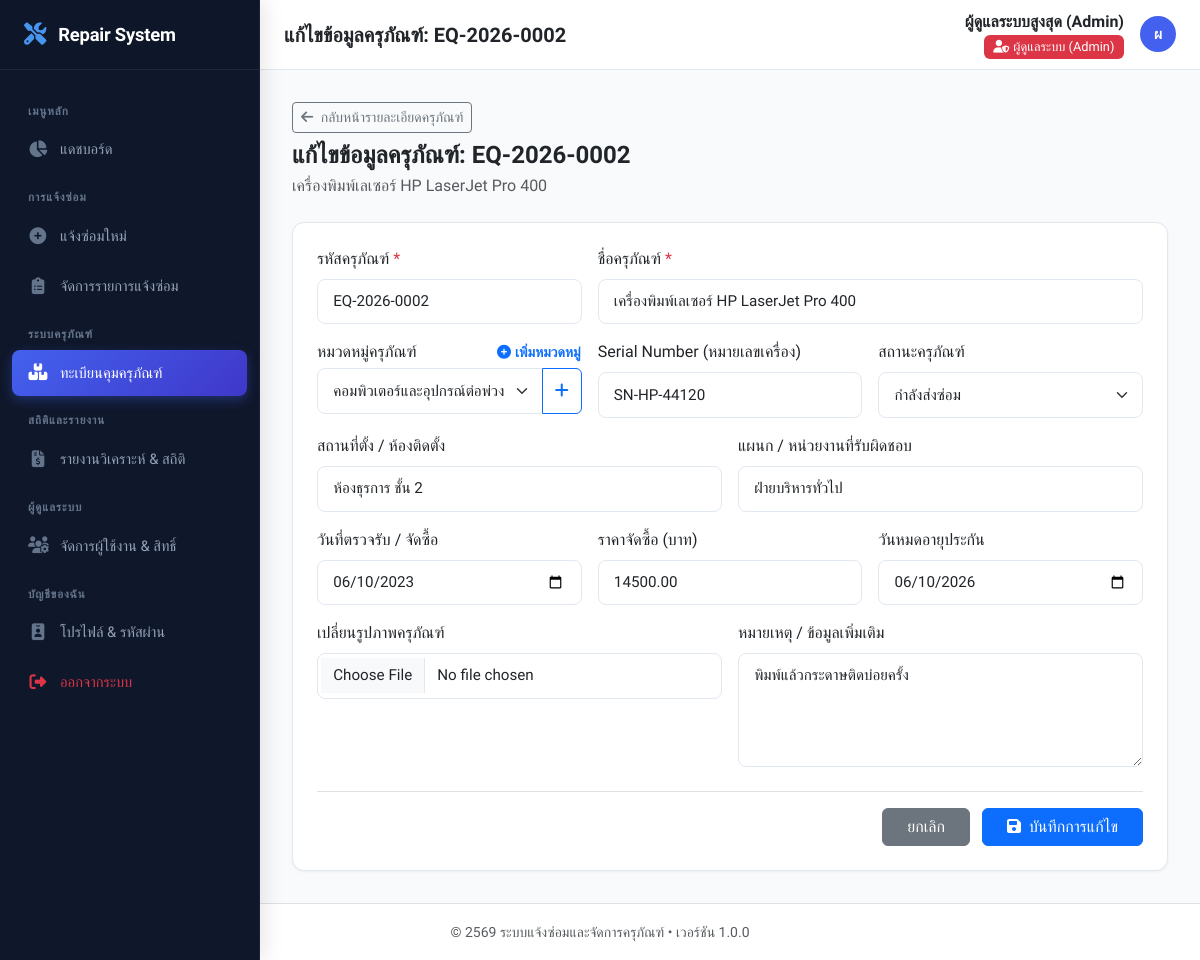
/modules/equipment/edit.php?id=2 (signed in), run on the app's committed database.
### tables this page shows
CREATE TABLE IF NOT EXISTS `equipments` (
    `id` INT AUTO_INCREMENT PRIMARY KEY,
    `code` VARCHAR(50) NOT NULL UNIQUE,
    `name` VARCHAR(150) NOT NULL,
    `category_id` INT DEFAULT NULL,
    `serial_number` VARCHAR(100) DEFAULT NULL,
    `location` VARCHAR(150) DEFAULT NULL,
    `department` VARCHAR(100) DEFAULT NULL,
    `purchase_date` DATE DEFAULT NULL,
    `purchase_price` DECIMAL(12, 2) DEFAULT 0.00,
    `warranty_expire` DATE DEFAULT NULL,
    `status` ENUM('available', 'repairing', 'damaged', 'disposed') NOT NULL DEFAULT 'available',
    `image` VARCHAR(255) DEFAULT NULL,
    `note` TEXT DEFAULT NULL,
    `created_at` DATETIME DEFAULT CURRENT_TIMESTAMP,
    `updated_at` DATETIME DEFAULT CURRENT_TIMESTAMP ON UPDATE CURRENT_TIMESTAMP,
    FOREIGN KEY (`category_id`) REFERENCES `categories`(`id`) ON DELETE SET NULL
);

CREATE TABLE IF NOT EXISTS `categories` (
    `id` INT AUTO_INCREMENT PRIMARY KEY,
    `name` VARCHAR(100) NOT NULL,
    `description` TEXT DEFAULT NULL,
    `created_at` DATETIME DEFAULT CURRENT_TIMESTAMP
);

### modules/equipment/edit.php (the view, shortened to what this page needs)
<?php
require_once __DIR__ . '/../../config/db.php';
require_once __DIR__ . '/../../includes/auth_check.php';
$id = (int)($_GET['id'] ?? 0);
$stmt = $pdo->prepare("SELECT * FROM equipments WHERE id = ?");
$stmt->execute([$id]);
$equipment = $stmt->fetch();
$categories = $pdo->query("SELECT * FROM categories ORDER BY name ASC")->fetchAll();
require_once __DIR__ . '/../../includes/header.php';
require_once __DIR__ . '/../../includes/sidebar.php';
?>
<div class="main-content">
    <?php require_once __DIR__ . '/../../includes/navbar.php'; ?>
    <div class="content-body">
        <div class="mb-4">
            <a href="<?= base_url('modules/equipment/view.php?id=' . $equipment['id']) ?>" class="btn btn-outline-secondary btn-sm mb-2">
                <i class="fas fa-arrow-left me-1"></i> กลับหน้ารายละเอียดครุภัณฑ์
            </a>
            <h4 class="fw-bold mb-1 text-dark">แก้ไขข้อมูลครุภัณฑ์: <?= htmlspecialchars($equipment['code']) ?></h4>
            <p class="text-muted mb-0"><?= htmlspecialchars($equipment['name']) ?></p>
        </div>
        <div class="card-modern p-4">
            <form action="" method="POST" enctype="multipart/form-data">
                <div class="row g-3">
                    <div class="col-md-4">
                        <label class="form-label fw-medium text-dark">รหัสครุภัณฑ์ <span class="text-danger">*</span></label>
                        <input type="text" class="form-control" name="code" value="<?= htmlspecialchars($equipment['code']) ?>" required>
                    </div>
                    <div class="col-md-8">
                        <label class="form-label fw-medium text-dark">ชื่อครุภัณฑ์ <span class="text-danger">*</span></label>
                        <input type="text" class="form-control" name="name" value="<?= htmlspecialchars($equipment['name']) ?>" required>
                    </div>
                    <div class="col-md-4">
                        <div class="d-flex justify-content-between align-items-center mb-1">
                            <label class="form-label fw-medium text-dark mb-0">หมวดหมู่ครุภัณฑ์</label>
                            <?php if (in_array($_SESSION['user_role'] ?? '', ['admin', 'inventory'])): ?>
                            <button type="button" class="btn btn-link btn-sm p-0 text-decoration-none fw-bold text-primary" data-bs-toggle="modal" data-bs-target="#addCategoryModal">
                                <i class="fas fa-plus-circle me-1"></i>เพิ่มหมวดหมู่
                            </button>
                            <?php endif; ?>
                        </div>
                        <div class="input-group">
                            <select class="form-select" name="category_id" id="categorySelect">
                                <?php foreach ($categories as $cat): ?>
                                    <option value="<?= $cat['id'] ?>" <?= ($equipment['category_id'] == $cat['id']) ? 'selected' : '' ?>><?= htmlspecialchars($cat['name']) ?></option>
                                <?php endforeach; ?>
                            </select>
                            <?php if (in_array($_SESSION['user_role'] ?? '', ['admin', 'inventory'])): ?>
                            <button type="button" class="btn btn-outline-primary" data-bs-toggle="modal" data-bs-target="#addCategoryModal" title="เพิ่มหมวดหมู่ใหม่">
                                <i class="fas fa-plus"></i>
                            </button>
                            <?php endif; ?>
                        </div>
                    </div>
                    <div class="col-md-4">
                        <label class="form-label fw-medium text-dark">Serial Number (หมายเลขเครื่อง)</label>
                        <input type="text" class="form-control" name="serial_number" value="<?= htmlspecialchars($equipment['serial_number'] ?? '') ?>">
                    </div>
                    <div class="col-md-4">
                        <label class="form-label fw-medium text-dark">สถานะครุภัณฑ์</label>
                        <select class="form-select" name="status">
                            <option value="repairing" <?= ($equipment['status'] === 'repairing') ? 'selected' : '' ?>>กำลังส่งซ่อม</option>
                        </select>
                    </div>
                    <div class="col-md-6">
                        <label class="form-label fw-medium text-dark">สถานที่ตั้ง / ห้องติดตั้ง</label>
                        <input type="text" class="form-control" name="location" value="<?= htmlspecialchars($equipment['location'] ?? '') ?>">
                    </div>
                    <div class="col-md-6">
                        <label class="form-label fw-medium text-dark">แผนก / หน่วยงานที่รับผิดชอบ</label>
                        <input type="text" class="form-control" name="department" value="<?= htmlspecialchars($equipment['department'] ?? '') ?>">
                    </div>
                    <div class="col-md-4">
                        <label class="form-label fw-medium text-dark">วันที่ตรวจรับ / จัดซื้อ</label>
                        <input type="date" class="form-control" name="purchase_date" value="<?= htmlspecialchars($equipment['purchase_date'] ?? '') ?>">
                    </div>
                    <div class="col-md-4">
                        <label class="form-label fw-medium text-dark">ราคาจัดซื้อ (บาท)</label>
                        <input type="number" step="0.01" class="form-control" name="purchase_price" value="<?= htmlspecialchars($equipment['purchase_price'] ?? '0.00') ?>">
                    </div>
                    <div class="col-md-4">
                        <label class="form-label fw-medium text-dark">วันหมดอายุประกัน</label>
                        <input type="date" class="form-control" name="warranty_expire" value="<?= htmlspecialchars($equipment['warranty_expire'] ?? '') ?>">
                    </div>
                    <div class="col-md-6">
                        <label class="form-label fw-medium text-dark">เปลี่ยนรูปภาพครุภัณฑ์</label>
                        <input type="file" class="form-control image-preview-input" name="image" accept="image/*" data-preview-target="previewEquipmentImg">
                    </div>
                    <div class="col-md-6">
                        <label class="form-label fw-medium text-dark">หมายเหตุ / ข้อมูลเพิ่มเติม</label>
                        <textarea class="form-control" name="note" rows="4"><?= htmlspecialchars($equipment['note'] ?? '') ?></textarea>
                    </div>
                </div>
                <div class="mt-4 pt-3 border-top text-end">
                    <a href="<?= base_url('modules/equipment/view.php?id=' . $equipment['id']) ?>" class="btn btn-secondary px-4 me-2">ยกเลิก</a>
                    <button type="submit" class="btn btn-primary px-4"><i class="fas fa-save me-1"></i> บันทึกการแก้ไข</button>
                </div>
            </form>
        </div>
    </div>
</div>
<?php require_once __DIR__ . '/../../includes/footer.php'; ?>

### assets/css/style.css (style rules this page uses)
:root { --primary: #4361ee; --primary-light: #4895ef; --primary-dark: #3f37c9; --secondary: #64748b; --success: #10b981; --warning: #f59e0b; --danger: #ef4444; --info: #06b6d4; --bg-body: #f8fafc; --bg-card: #ffffff; --text-main: #1e293b; --text-muted: #64748b; --border-color: #e2e8f0; --sidebar-width: 260px; --header-height: 70px; --radius-sm: 8px; --radius-md: 12px; --radius-lg: 16px; --shadow-sm: 0 1px 3px rgba(0,0,0,0.05); --shadow-md: 0 4px 12px rgba(0,0,0,0.05); --shadow-lg: 0 10px 25px rgba(0,0,0,0.08); }
* { box-sizing: border-box; margin: 0; padding: 0; }
body { font-family: 'Prompt', 'Plus Jakarta Sans', -apple-system, BlinkMacSystemFont, "Segoe UI", Roboto, sans-serif; background-color: var(--bg-body); color: var(--text-main); min-height: 100vh; display: flex; flex-direction: column; }
a { color: var(--primary); text-decoration: none; transition: all 0.2s ease; }
.main-content { flex: 1; display: flex; flex-direction: column; min-width: 0; margin-left: var(--sidebar-width); transition: margin-left 0.3s ease; }
.content-body { padding: 2rem; flex: 1; }
.card-modern { background: var(--bg-card); border: 1px solid var(--border-color); border-radius: var(--radius-md); box-shadow: var(--shadow-sm); transition: transform 0.2s ease, box-shadow 0.2s ease; overflow: hidden; }
.form-control, .form-select { border: 1px solid var(--border-color); border-radius: var(--radius-sm); padding: 0.65rem 0.95rem; font-size: 0.95rem; transition: border-color 0.2s ease, box-shadow 0.2s ease; }

### data on the page
equipments: code "EQ-2026-0002", name "เครื่องพิมพ์เลเซอร์ HP LaserJet Pro 400", category_id "คอมพิวเตอร์และอุปกรณ์ต่อพ่วง", serial_number "SN-HP-44120", status "กำลังส่งซ่อม", location "ห้องธุรการ ชั้น 2", department "ฝ่ายบริหารทั่วไป", purchase_date "06/10/2023", purchase_price "14500.00", warranty_expire "06/10/2026", note "พิมพ์แล้วกระดาษติดบ่อยครั้ง"

### other printed values
$page_title "แก้ไขข้อมูลครุภัณฑ์: EQ-2026-0002"
$user_name "ผู้ดูแลระบบสูงสุด (Admin)"
mb_substr($user_name, 0, 1, 'UTF-8') "ผ"
SITE_NAME "ระบบแจ้งซ่อมและจัดการครุภัณฑ์"
SITE_VERSION "1.0.0"
